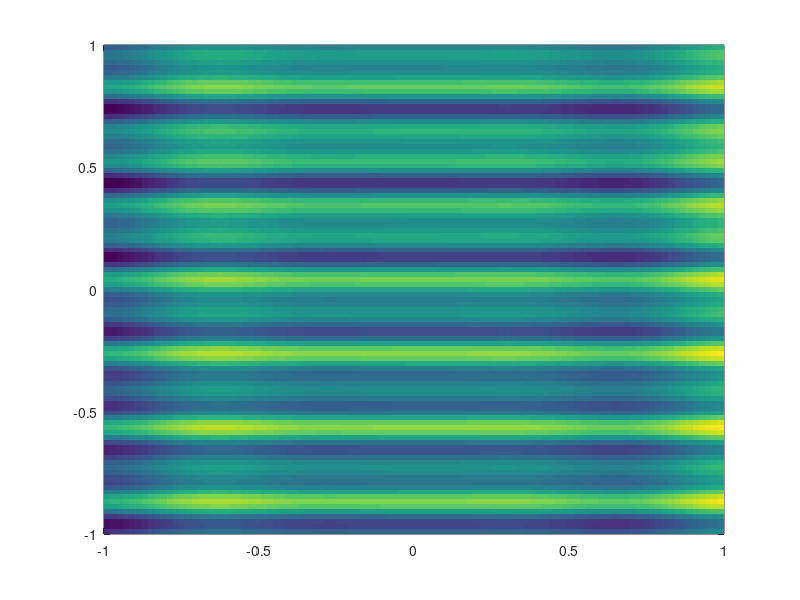
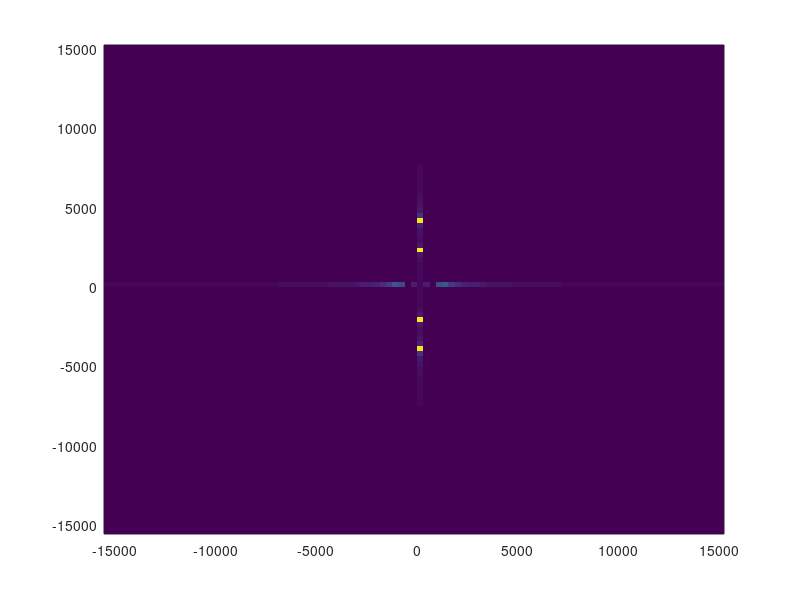
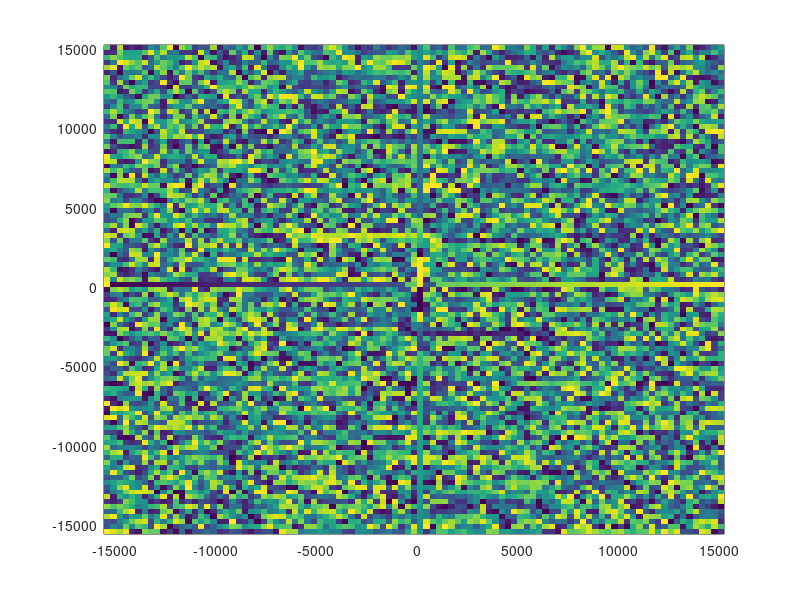

Write MATLAB code to recreate these figures, in order.
% Loop debugger
clear all
close all
clc

Nx = 100;
Ny = 100;
xx = linspace( -1, 1, Nx );
yy = linspace( -1, 1, Ny );
[x, y] = meshgrid( xx, yy );

z = x.^(2).*sin(8.*x) + cos( 7.*pi.*y ) + sin( 13.*pi.*y );

dx = xx(2) - xx(1);
dy = yy(2) - yy(1);
kkx = 2.*pi.*( -Nx/2 : Nx/2 - 1 )./(dx);
kky = 2.*pi.*( -Ny/2 : Ny/2 - 1 )./(dy);
[kx, ky] = meshgrid( kkx, kky );
Az = fftshift( fft2( z ) );

figure()
pcolor( x, y, z );
shading flat;

figure()
pcolor( kx, ky, abs(Az) );
shading flat;

figure()
pcolor( kx, ky, angle(Az) );
shading flat;


